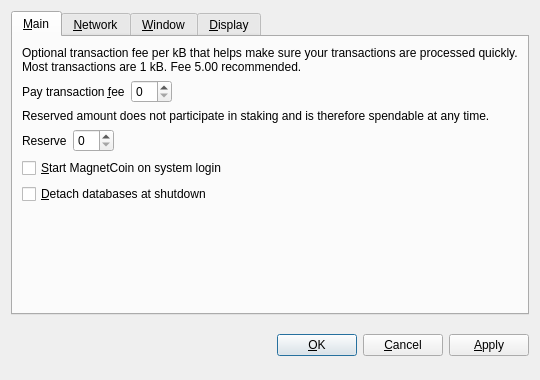
<?xml version="1.0" encoding="UTF-8"?>
<ui version="4.0">
 <class>OptionsDialog</class>
 <widget class="QDialog" name="OptionsDialog">
  <property name="geometry">
   <rect>
    <x>0</x>
    <y>0</y>
    <width>540</width>
    <height>380</height>
   </rect>
  </property>
  <property name="windowTitle">
   <string>Options</string>
  </property>
  <property name="modal">
   <bool>true</bool>
  </property>
  <layout class="QVBoxLayout" name="verticalLayout">
   <item>
    <widget class="QTabWidget" name="tabWidget">
     <property name="tabPosition">
      <enum>QTabWidget::North</enum>
     </property>
     <property name="currentIndex">
      <number>0</number>
     </property>
     <widget class="QWidget" name="tabMain">
      <attribute name="title">
       <string>&amp;Main</string>
      </attribute>
      <layout class="QVBoxLayout" name="verticalLayout_Main">
       <item>
        <widget class="QLabel" name="transactionFeeInfoLabel">
         <property name="text">
          <string>Optional transaction fee per kB that helps make sure your transactions are processed quickly. Most transactions are 1 kB. Fee 5.00 recommended.</string>
         </property>
         <property name="textFormat">
          <enum>Qt::PlainText</enum>
         </property>
         <property name="wordWrap">
          <bool>true</bool>
         </property>
        </widget>
       </item>
       <item>
        <layout class="QHBoxLayout" name="horizontalLayoutFee">
         <item>
          <widget class="QLabel" name="transactionFeeLabel">
           <property name="text">
            <string>Pay transaction &amp;fee</string>
           </property>
           <property name="textFormat">
            <enum>Qt::PlainText</enum>
           </property>
           <property name="buddy">
            <cstring>transactionFee</cstring>
           </property>
          </widget>
         </item>
         <item>
          <widget class="BitcoinAmountField" name="transactionFee"/>
         </item>
         <item>
          <spacer name="horizontalSpacerFee">
           <property name="orientation">
            <enum>Qt::Horizontal</enum>
           </property>
           <property name="sizeHint" stdset="0">
            <size>
             <width>40</width>
             <height>20</height>
            </size>
           </property>
          </spacer>
         </item>
        </layout>
       </item>
       <item>
        <widget class="QLabel" name="reserveBalanceInfoLabel">
         <property name="text">
          <string>Reserved amount does not participate in staking and is therefore spendable at any time.</string>
         </property>
         <property name="textFormat">
          <enum>Qt::PlainText</enum>
         </property>
         <property name="wordWrap">
          <bool>true</bool>
         </property>
        </widget>
       </item>
       <item>
        <layout class="QHBoxLayout" name="horizontalLayoutReserveBalance">
         <item>
          <widget class="QLabel" name="reserveBalanceLabel">
           <property name="text">
            <string>Reserve</string>
           </property>
           <property name="textFormat">
            <enum>Qt::PlainText</enum>
           </property>
           <property name="buddy">
            <cstring>reserveBalance</cstring>
           </property>
          </widget>
         </item>
         <item>
          <widget class="BitcoinAmountField" name="reserveBalance"/>
         </item>
         <item>
          <spacer name="horizontalSpacerReserveBalance">
           <property name="orientation">
            <enum>Qt::Horizontal</enum>
           </property>
           <property name="sizeHint" stdset="0">
            <size>
             <width>40</width>
             <height>20</height>
            </size>
           </property>
          </spacer>
         </item>
        </layout>
       </item>
       <item>
        <widget class="QCheckBox" name="bitcoinAtStartup">
         <property name="toolTip">
          <string>Automatically start MagnetCoin after logging in to the system.</string>
         </property>
         <property name="text">
          <string>&amp;Start MagnetCoin on system login</string>
         </property>
        </widget>
       </item>
       <item>
        <widget class="QCheckBox" name="detachDatabases">
         <property name="toolTip">
          <string>Detach block and address databases at shutdown. This means they can be moved to another data directory, but it slows down shutdown. The wallet is always detached.</string>
         </property>
         <property name="text">
          <string>&amp;Detach databases at shutdown</string>
         </property>
        </widget>
       </item>
       <item>
        <spacer name="verticalSpacer_Main">
         <property name="orientation">
          <enum>Qt::Vertical</enum>
         </property>
         <property name="sizeHint" stdset="0">
          <size>
           <width>20</width>
           <height>40</height>
          </size>
         </property>
        </spacer>
       </item>
      </layout>
     </widget>
     <widget class="QWidget" name="tabNetwork">
      <attribute name="title">
       <string>&amp;Network</string>
      </attribute>
      <layout class="QVBoxLayout" name="verticalLayout_Network">
       <item>
        <widget class="QCheckBox" name="mapPortUpnp">
         <property name="toolTip">
          <string>Automatically open the MagnetCoin client port on the router. This only works when your router supports UPnP and it is enabled.</string>
         </property>
         <property name="text">
          <string>Map port using &amp;UPnP</string>
         </property>
        </widget>
       </item>
       <item>
        <widget class="QCheckBox" name="connectSocks">
         <property name="toolTip">
          <string>Connect to the MagnetCoin network through a SOCKS proxy (e.g. when connecting through Tor).</string>
         </property>
         <property name="text">
          <string>&amp;Connect through SOCKS proxy:</string>
         </property>
        </widget>
       </item>
       <item>
        <layout class="QHBoxLayout" name="horizontalLayout_Network">
         <item>
          <widget class="QLabel" name="proxyIpLabel">
           <property name="text">
            <string>Proxy &amp;IP:</string>
           </property>
           <property name="textFormat">
            <enum>Qt::PlainText</enum>
           </property>
           <property name="buddy">
            <cstring>proxyIp</cstring>
           </property>
          </widget>
         </item>
         <item>
          <widget class="QValidatedLineEdit" name="proxyIp">
           <property name="maximumSize">
            <size>
             <width>140</width>
             <height>16777215</height>
            </size>
           </property>
           <property name="toolTip">
            <string>IP address of the proxy (e.g. 127.0.0.1)</string>
           </property>
          </widget>
         </item>
         <item>
          <widget class="QLabel" name="proxyPortLabel">
           <property name="text">
            <string>&amp;Port:</string>
           </property>
           <property name="textFormat">
            <enum>Qt::PlainText</enum>
           </property>
           <property name="buddy">
            <cstring>proxyPort</cstring>
           </property>
          </widget>
         </item>
         <item>
          <widget class="QLineEdit" name="proxyPort">
           <property name="maximumSize">
            <size>
             <width>55</width>
             <height>16777215</height>
            </size>
           </property>
           <property name="toolTip">
            <string>Port of the proxy (e.g. 9050)</string>
           </property>
          </widget>
         </item>
         <item>
          <widget class="QLabel" name="socksVersionLabel">
           <property name="text">
            <string>SOCKS &amp;Version:</string>
           </property>
           <property name="textFormat">
            <enum>Qt::PlainText</enum>
           </property>
           <property name="buddy">
            <cstring>socksVersion</cstring>
           </property>
          </widget>
         </item>
         <item>
          <widget class="QValueComboBox" name="socksVersion">
           <property name="toolTip">
            <string>SOCKS version of the proxy (e.g. 5)</string>
           </property>
          </widget>
         </item>
         <item>
          <spacer name="horizontalSpacer_Network">
           <property name="orientation">
            <enum>Qt::Horizontal</enum>
           </property>
           <property name="sizeHint" stdset="0">
            <size>
             <width>40</width>
             <height>20</height>
            </size>
           </property>
          </spacer>
         </item>
        </layout>
       </item>
       <item>
        <spacer name="verticalSpacer_Network">
         <property name="orientation">
          <enum>Qt::Vertical</enum>
         </property>
         <property name="sizeHint" stdset="0">
          <size>
           <width>20</width>
           <height>40</height>
          </size>
         </property>
        </spacer>
       </item>
      </layout>
     </widget>
     <widget class="QWidget" name="tabWindow">
      <attribute name="title">
       <string>&amp;Window</string>
      </attribute>
      <layout class="QVBoxLayout" name="verticalLayout_Window">
       <item>
        <widget class="QCheckBox" name="minimizeToTray">
         <property name="toolTip">
          <string>Show only a tray icon after minimizing the window.</string>
         </property>
         <property name="text">
          <string>&amp;Minimize to the tray instead of the taskbar</string>
         </property>
        </widget>
       </item>
       <item>
        <widget class="QCheckBox" name="minimizeOnClose">
         <property name="toolTip">
          <string>Minimize instead of exit the application when the window is closed. When this option is enabled, the application will be closed only after selecting Quit in the menu.</string>
         </property>
         <property name="text">
          <string>M&amp;inimize on close</string>
         </property>
        </widget>
       </item>
       <item>
        <spacer name="verticalSpacer_Window">
         <property name="orientation">
          <enum>Qt::Vertical</enum>
         </property>
         <property name="sizeHint" stdset="0">
          <size>
           <width>20</width>
           <height>40</height>
          </size>
         </property>
        </spacer>
       </item>
      </layout>
     </widget>
     <widget class="QWidget" name="tabDisplay">
      <attribute name="title">
       <string>&amp;Display</string>
      </attribute>
      <layout class="QVBoxLayout" name="verticalLayout_Display">
       <item>
        <layout class="QHBoxLayout" name="horizontalLayout_1_Display">
         <item>
          <widget class="QLabel" name="langLabel">
           <property name="text">
            <string>User Interface &amp;language:</string>
           </property>
           <property name="textFormat">
            <enum>Qt::PlainText</enum>
           </property>
           <property name="buddy">
            <cstring>lang</cstring>
           </property>
          </widget>
         </item>
         <item>
          <widget class="QValueComboBox" name="lang">
           <property name="toolTip">
            <string>The user interface language can be set here. This setting will take effect after restarting MagnetCoin.</string>
           </property>
          </widget>
         </item>
        </layout>
       </item>
       <item>
        <layout class="QHBoxLayout" name="horizontalLayout_2_Display">
         <item>
          <widget class="QLabel" name="unitLabel">
           <property name="text">
            <string>&amp;Unit to show amounts in:</string>
           </property>
           <property name="textFormat">
            <enum>Qt::PlainText</enum>
           </property>
           <property name="buddy">
            <cstring>unit</cstring>
           </property>
          </widget>
         </item>
         <item>
          <widget class="QValueComboBox" name="unit">
           <property name="toolTip">
            <string>Choose the default subdivision unit to show in the interface and when sending coins.</string>
           </property>
          </widget>
         </item>
        </layout>
       </item>
       <item>
        <widget class="QCheckBox" name="displayAddresses">
         <property name="toolTip">
          <string>Whether to show MagnetCoin addresses in the transaction list or not.</string>
         </property>
         <property name="text">
          <string>&amp;Display addresses in transaction list</string>
         </property>
        </widget>
       </item>
       <item>
        <widget class="QCheckBox" name="coinControlFeatures">
         <property name="toolTip">
          <string>Whether to show coin control features or not.</string>
         </property>
         <property name="text">
          <string>Display coin &amp;control features (experts only!)</string>
         </property>
        </widget>
       </item>
       <item>
        <spacer name="verticalSpacer_Display">
         <property name="orientation">
          <enum>Qt::Vertical</enum>
         </property>
         <property name="sizeHint" stdset="0">
          <size>
           <width>20</width>
           <height>40</height>
          </size>
         </property>
        </spacer>
       </item>
      </layout>
     </widget>
    </widget>
   </item>
   <item>
    <layout class="QHBoxLayout" name="horizontalLayout_Buttons">
     <item>
      <spacer name="horizontalSpacer_1">
       <property name="orientation">
        <enum>Qt::Horizontal</enum>
       </property>
       <property name="sizeHint" stdset="0">
        <size>
         <width>40</width>
         <height>48</height>
        </size>
       </property>
      </spacer>
     </item>
     <item>
      <widget class="QLabel" name="statusLabel">
       <property name="font">
        <font>
         <weight>75</weight>
         <bold>true</bold>
        </font>
       </property>
       <property name="text">
        <string/>
       </property>
       <property name="textFormat">
        <enum>Qt::PlainText</enum>
       </property>
       <property name="wordWrap">
        <bool>true</bool>
       </property>
      </widget>
     </item>
     <item>
      <spacer name="horizontalSpacer_2">
       <property name="orientation">
        <enum>Qt::Horizontal</enum>
       </property>
       <property name="sizeHint" stdset="0">
        <size>
         <width>40</width>
         <height>48</height>
        </size>
       </property>
      </spacer>
     </item>
     <item>
      <widget class="QPushButton" name="okButton">
       <property name="text">
        <string>&amp;OK</string>
       </property>
      </widget>
     </item>
     <item>
      <widget class="QPushButton" name="cancelButton">
       <property name="text">
        <string>&amp;Cancel</string>
       </property>
       <property name="autoDefault">
        <bool>false</bool>
       </property>
      </widget>
     </item>
     <item>
      <widget class="QPushButton" name="applyButton">
       <property name="text">
        <string>&amp;Apply</string>
       </property>
       <property name="autoDefault">
        <bool>false</bool>
       </property>
      </widget>
     </item>
    </layout>
   </item>
  </layout>
 </widget>
 <customwidgets>
  <customwidget>
   <class>BitcoinAmountField</class>
   <extends>QSpinBox</extends>
   <header>bitcoinamountfield.h</header>
  </customwidget>
  <customwidget>
   <class>QValueComboBox</class>
   <extends>QComboBox</extends>
   <header>qvaluecombobox.h</header>
  </customwidget>
  <customwidget>
   <class>QValidatedLineEdit</class>
   <extends>QLineEdit</extends>
   <header>qvalidatedlineedit.h</header>
  </customwidget>
 </customwidgets>
 <resources/>
 <connections/>
</ui>
